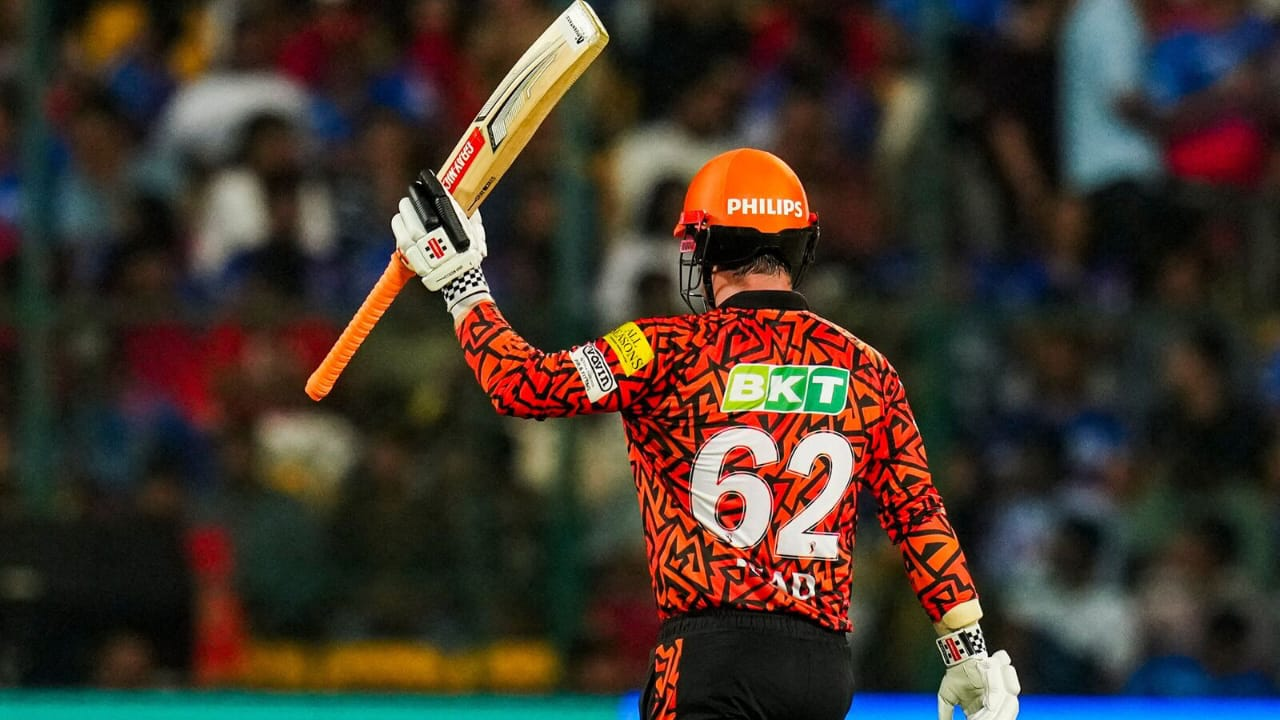
#> input picture Head.jpg, 1280 x 720 px, found by its file name
$ python 'exp 11.py'
#> lines starting #> are read from the running program, lines starting #| are printed output that depends on the picture

import cv2

img = cv2.imread(r"C:\Users\sambe\Downloads\ITA0513_CV\Head.jpg")
#> img is the input picture: shape (720, 1280, 3); mean B, G, R 44.4, 53.7, 64.5

if img is None:
    print("Image not found!")
else:
    rotated = cv2.rotate(img, cv2.ROTATE_180)
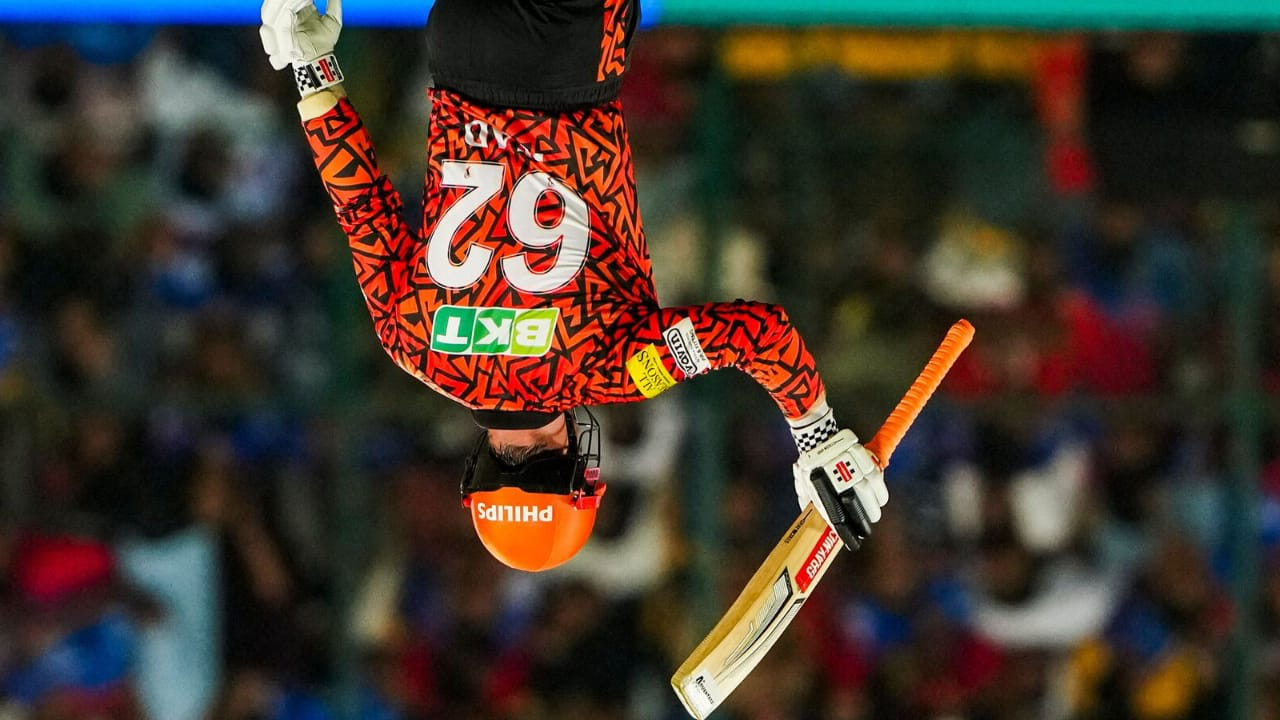
#> rotated: shape (720, 1280, 3); mean B, G, R 44.4, 53.7, 64.5
    cv2.imshow("180 Degree Rotation", rotated)
    cv2.waitKey(0)
    cv2.destroyAllWindows()
